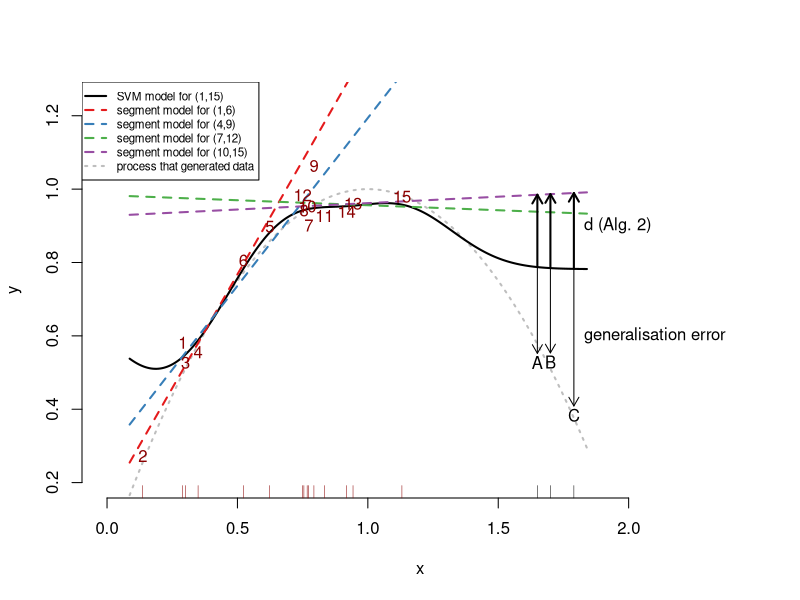
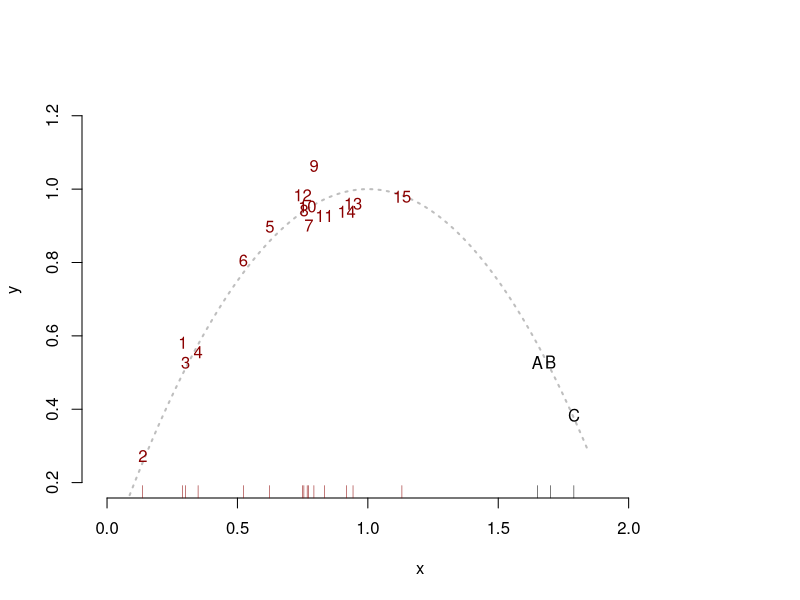
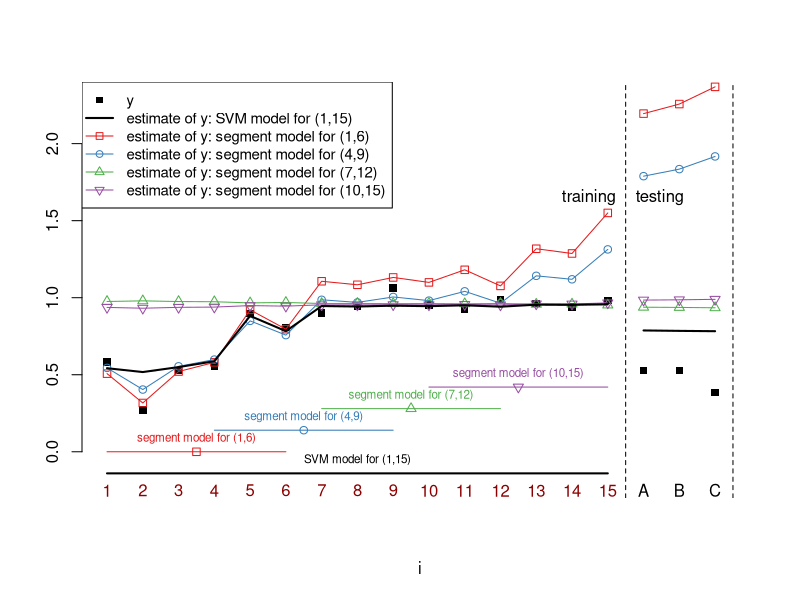

Reproduce these figures in R, in order.
## ---- chunk 1
library(e1071)
set.seed(42)
f <- function(x) { 1-(x-1)^2 }

data_tr <- data.frame(i=1:15,
                      x=sort(runif(15)),
                      y=NA)
data_tr$x <- data_tr$x+rnorm(15,sd=0.1)
data_tr$y <- f(data_tr$x)+rnorm(15,sd=0.05)

data_te1 <- data.frame(i=LETTERS[4:6],x=c(0.45,0.5,0.59),y=NA)
data_te1$y <- f(data_te1$x)+rnorm(3,sd=0.05)

data_te2 <- data.frame(i=LETTERS[1:3],x=c(1.65,1.7,1.79),y=NA)
data_te2$y <- f(data_te2$x)+rnorm(3,sd=0.05)


## ---- chunk 2
seg <- data.frame(a=seq(from=1,by=3,length.out=4),b=NA)
seg[,"b"] <- seg[,"a"]+5
makef <- function(model=lm,data=data_tr) {
  m <- model(y~x,data=data)
  function(newdata) {
    predict(m,data.frame(x=newdata))
  }
}
f_full <- makef(svm)
f_seg <- vector("list",dim(seg)[1])
for(i in 1:dim(seg)[1]) {
  f_seg[[i]] <- makef(lm,data_tr[seg[i,"a"]:seg[i,"b"],])
}
## ---- chunk 3
col4 <- c('#e41a1c','#377eb8','#4daf4a','#984ea3')
lty4 <- rep("dashed",4)
pch4 <- c(0,1,2,6)
xrange <- range(data_tr[,2],data_te1[,2],data_te2[,2])
xx <- seq(from=xrange[1]-0.05,to=xrange[2]+0.05,length.out=256)
for(onlydata in c(FALSE,TRUE)) {
pdf(if(onlydata) "figures/2dplotbare.pdf" else "figures/2dplot.pdf",width=7,height=7)
plot(c(0,2.4),c(0.2,1.25),type="n",bty="n",xlab="x",ylab="y")
rug(data_tr[,"x"],col="darkred")
rug(data_te2[,"x"])
lines(xx,f(xx),col="gray",lty="dotted",lwd=2)

if(!onlydata) {
lines(xx,f_full(xx),col="black",lwd=2)
for(i in 1:length(f_seg)) {
  lines(xx,f_seg[[i]](xx),col=col4[i],lty=lty4[i],lwd=2)
}
  text(xrange[2],0.9,labels="d (Alg. 2)",pos=4)
  text(xrange[2],0.6,labels="generalisation error",pos=4)
  for(i in 1:3) {
  arrows(x0=data_te2[i,"x"],
         y1=data_te2[i,"y"]+0.025,
         y0=f_full(data_te2[i,"x"]),lwd=1,
  col="black",
  length=0.1)
   arrows(x0=data_te2[i,"x"],
         y1=f_seg[[4]](data_te2[i,"x"]),
         y0=f_full(data_te2[i,"x"]),lwd=2,
  col="black",
  length=0.1) 
  }
  legend("topleft",legend=c("SVM model for (1,15)",
                          "segment model for (1,6)",
                          "segment model for (4,9)",
                          "segment model for (7,12)",
                          "segment model for (10,15)",
                          "process that generated data"),
       col=c("black",col4,"gray"),
       lty=c("solid",lty4,"dotted"),
       lwd=c(2,2,2,2,2,2),
       pch=c(NA,NA,NA,NA,NA,NA), #pch=c(NA,pch4,NA),
       cex=0.7)
}
  
text(data_tr[,2:3],labels=data_tr[,1],cex=1, col="darkred")
text(data_te2[,2:3],labels=data_te2[,1],cex=1)

dev.off()
}
## ---- chunk 4
pdf("figures/1dplot.pdf",width=9,height=7)
plot(c(1,18.5),c(-0.2,2.3),type="n",xaxt="n",xlab="i",ylab="",bty="n")
abline(v=15.5,col="black",lty="dashed")
abline(v=18.5,col="black",lty="dashed")
text(15.5,1.65,labels="training",pos=2)
text(15.5,1.65,labels="testing",pos=4)
points(data_tr[,c("i","y")],col="black",pch=15)
points(data.frame(i=16:18,x=data_te2[,"y"]),col="black",pch=15)
text(x=1:18,rep(-0.25,18),labels=c(data_tr[,"i"],as.character(data_te2[,"i"])),
     col=c(rep("darkred",15),rep("black",3)))
legend("topleft",legend=c(
                          "y",
                          "estimate of y: SVM model for (1,15)",
                          "estimate of y: segment model for (1,6)",
                          "estimate of y: segment model for (4,9)",
                          "estimate of y: segment model for (7,12)",
                          "estimate of y: segment model for (10,15)"),
       col=c("black","black",col4),lty=c(NA,rep("solid",5)),pch=c(15,NA,pch4),lwd=c(1,2,1,1,1,1),
       cex=0.9)
text(x=(1+15)/2,y=-0.14,pos=3,col="black",cex=0.7,labels="SVM model for (1,15)")
lines(c(1,15),c(-0.14,-0.14),col="black",lwd=2)
for(i in 1:dim(seg)[1]) {
  points(1:15,f_seg[[i]](data_tr[1:15,"x"]),col=col4[i],pch=pch4[i])
  lines(1:15,f_seg[[i]](data_tr[1:15,"x"]),col=col4[i])
  text(x=(seg[i,"a"]+seg[i,"b"])/2,y=(i-1)*0.14,pos=3,col=col4[i],cex=0.7,
       labels=sprintf("segment model for (%d,%d)",seg[i,"a"],seg[i,"b"]))
  lines(c(seg[i,"a"],seg[i,"b"]),rep((i-1)*0.14,2),col=col4[i])
  points((seg[i,"a"]+seg[i,"b"])/2,(i-1)*0.14,col=col4[i],pch=pch4[i])
  points(16:18,f_seg[[i]](data_te2[,"x"]),col=col4[i],pch=pch4[i])
  lines(16:18,f_seg[[i]](data_te2[,"x"]),col=col4[i])
}
lines(1:15,f_full(data_tr[,"x"]),col="black",lwd=2)
lines(16:18,f_full(data_te2[,"x"]),col="black",lwd=2)
dev.off()
